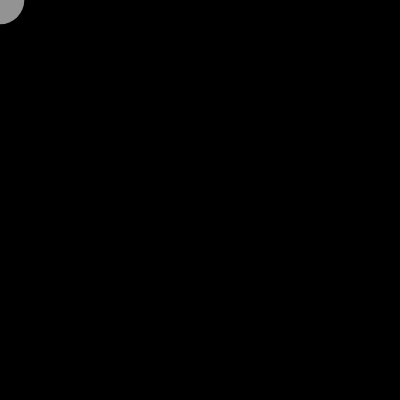
Frame 1 (no input)
Frame 60 (no input): identical to frame 1, image omitted
Frame 120 (the mouse pressed at the canvas centre since frame 60): blank canvas, image omitted

The p5.js sketch that drew this single still picture (run headless with seeded random() and noise() and a simulated clock; from frame 60 on, the mouse is pressed at the canvas centre):

// p5.js sketch
// ── sketch.js
var xs = [];
var ys = [];

function setup() {
  createCanvas(400, 400);
}

function draw() {
  background(0);
  noStroke();

  var al = 150;
  var rad = 50;
  for (var i=xs.length;i>0;i-=2) {
    fill(255,al-=3);
    
    if(rad>0)
    ellipse(xs[i-i%2], ys[i-i%2], rad-=1.4);
  }
}

function mouseMoved() {
  xs.push(mouseX);
  ys.push(mouseY);
}

function keyPressed() {
  if (key == 'r') {
    xs = [];
    ys = [];
  }
}
